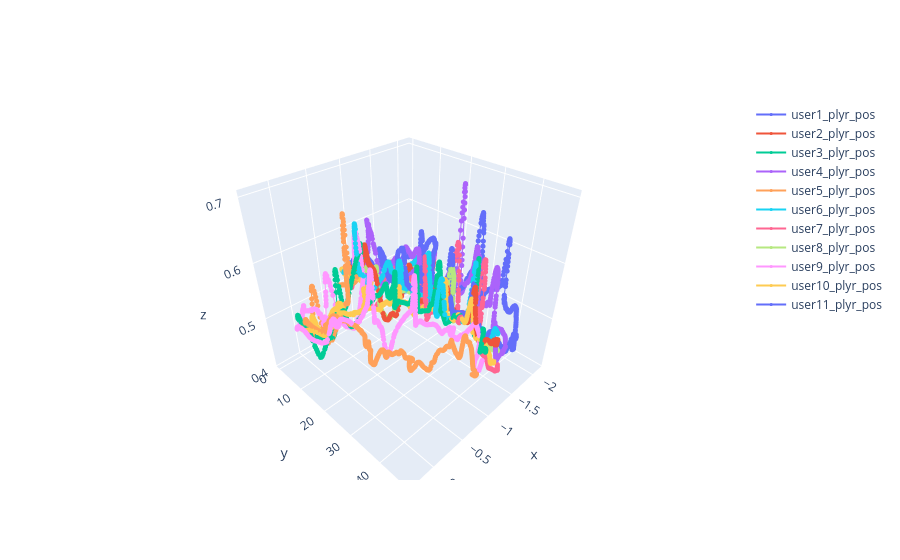
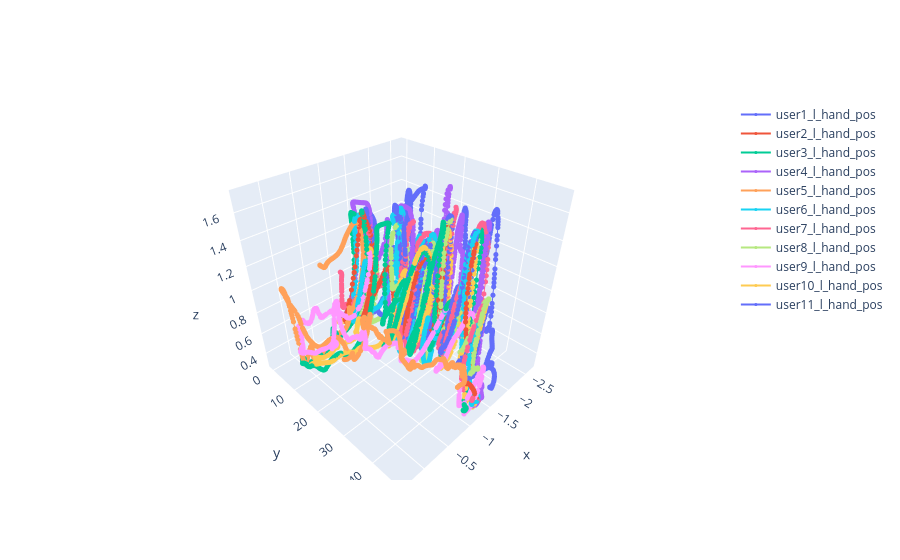

The notebook cell saved with these charts, in order:
### Code cell
import chart_studio.plotly as py
import plotly.graph_objs as go

import numpy as np



def mainGraph(df, colname,  frameToSkip = -1):
    fig = go.Figure()
    for userID in df['userID']:
        filterDf = df[(df['userID'] == userID)]
        
        walkPath = filterDf[colname].values[0]
        if(frameToSkip != -1):
            walkPath = walkPath[::frameToSkip]
        
        traceName = f'user{str(userID)}'
        #distance, velocities, acceleration = CalDistVelAcc(row['plyr_pos'], 20)
        x_coords = list(map(lambda pos: pos[0], walkPath))
        y_coords = list(map(lambda pos: pos[1], walkPath))
        z_coords = list(map(lambda pos: pos[2], walkPath))
        
        #print(z_coords)
        trace = go.Scatter3d(
            x =  x_coords,
            y =  z_coords,
            z = y_coords,
            name =  f'{traceName}_{colname}',
            #legendgroup=f'group_{str(userID)}_turn{turn}',
            marker=dict(size=3, colorscale = 'Picnic'),
        )

        fig.add_trace(trace)
    fig.show()
mainGraph(pdf2, 'plyr_pos')
mainGraph(pdf2, 'l_hand_pos')

### Figure 1 — Plotly figure (JSON) as saved in the notebook; plotly's stock layout.template omitted (floating-point values rounded to 4 significant figures; data arrays with more than 128 entries replaced by an {"elided": "..."} marker saying what was removed)
{"data": [{"marker": {"colorscale": [[0, "rgb(0,0,255)"], [0.1, "rgb(51,153,255)"], [0.2, "rgb(102,204,255)"], [0.3, "rgb(153,204,255)"], [0.4, "rgb(204,204,255)"], [0.5, "rgb(255,255,255)"], [0.6, "rgb(255,204,255)"], [0.7, "rgb(255,153,255)"], [0.8, "rgb(255,102,204)"], [0.9, "rgb(255,102,102)"], [1, "rgb(255,0,0)"]], "size": 3}, "name": "user1_plyr_pos", "type": "scatter3d", "x": {"elided": "1035 float values"}, "y": {"elided": "1035 float values"}, "z": {"elided": "1035 float values"}}, {"marker": {"colorscale": [[0, "rgb(0,0,255)"], [0.1, "rgb(51,153,255)"], [0.2, "rgb(102,204,255)"], [0.3, "rgb(153,204,255)"], [0.4, "rgb(204,204,255)"], [0.5, "rgb(255,255,255)"], [0.6, "rgb(255,204,255)"], [0.7, "rgb(255,153,255)"], [0.8, "rgb(255,102,204)"], [0.9, "rgb(255,102,102)"], [1, "rgb(255,0,0)"]], "size": 3}, "name": "user2_plyr_pos", "type": "scatter3d", "x": {"elided": "1395 float values"}, "y": {"elided": "1395 float values"}, "z": {"elided": "1395 float values"}}, {"marker": {"colorscale": [[0, "rgb(0,0,255)"], [0.1, "rgb(51,153,255)"], [0.2, "rgb(102,204,255)"], [0.3, "rgb(153,204,255)"], [0.4, "rgb(204,204,255)"], [0.5, "rgb(255,255,255)"], [0.6, "rgb(255,204,255)"], [0.7, "rgb(255,153,255)"], [0.8, "rgb(255,102,204)"], [0.9, "rgb(255,102,102)"], [1, "rgb(255,0,0)"]], "size": 3}, "name": "user3_plyr_pos", "type": "scatter3d", "x": {"elided": "1093 float values"}, "y": {"elided": "1093 float values"}, "z": {"elided": "1093 float values"}}, {"marker": {"colorscale": [[0, "rgb(0,0,255)"], [0.1, "rgb(51,153,255)"], [0.2, "rgb(102,204,255)"], [0.3, "rgb(153,204,255)"], [0.4, "rgb(204,204,255)"], [0.5, "rgb(255,255,255)"], [0.6, "rgb(255,204,255)"], [0.7, "rgb(255,153,255)"], [0.8, "rgb(255,102,204)"], [0.9, "rgb(255,102,102)"], [1, "rgb(255,0,0)"]], "size": 3}, "name": "user4_plyr_pos", "type": "scatter3d", "x": {"elided": "2237 float values"}, "y": {"elided": "2237 float values"}, "z": {"elided": "2237 float values"}}, {"marker": {"colorscale": [[0, "rgb(0,0,255)"], [0.1, "rgb(51,153,255)"], [0.2, "rgb(102,204,255)"], [0.3, "rgb(153,204,255)"], [0.4, "rgb(204,204,255)"], [0.5, "rgb(255,255,255)"], [0.6, "rgb(255,204,255)"], [0.7, "rgb(255,153,255)"], [0.8, "rgb(255,102,204)"], [0.9, "rgb(255,102,102)"], [1, "rgb(255,0,0)"]], "size": 3}, "name": "user5_plyr_pos", "type": "scatter3d", "x": {"elided": "1407 float values"}, "y": {"elided": "1407 float values"}, "z": {"elided": "1407 float values"}}, {"marker": {"colorscale": [[0, "rgb(0,0,255)"], [0.1, "rgb(51,153,255)"], [0.2, "rgb(102,204,255)"], [0.3, "rgb(153,204,255)"], [0.4, "rgb(204,204,255)"], [0.5, "rgb(255,255,255)"], [0.6, "rgb(255,204,255)"], [0.7, "rgb(255,153,255)"], [0.8, "rgb(255,102,204)"], [0.9, "rgb(255,102,102)"], [1, "rgb(255,0,0)"]], "size": 3}, "name": "user6_plyr_pos", "type": "scatter3d", "x": {"elided": "938 float values"}, "y": {"elided": "938 float values"}, "z": {"elided": "938 float values"}}, {"marker": {"colorscale": [[0, "rgb(0,0,255)"], [0.1, "rgb(51,153,255)"], [0.2, "rgb(102,204,255)"], [0.3, "rgb(153,204,255)"], [0.4, "rgb(204,204,255)"], [0.5, "rgb(255,255,255)"], [0.6, "rgb(255,204,255)"], [0.7, "rgb(255,153,255)"], [0.8, "rgb(255,102,204)"], [0.9, "rgb(255,102,102)"], [1, "rgb(255,0,0)"]], "size": 3}, "name": "user7_plyr_pos", "type": "scatter3d", "x": {"elided": "2067 float values"}, "y": {"elided": "2067 float values"}, "z": {"elided": "2067 float values"}}, {"marker": {"colorscale": [[0, "rgb(0,0,255)"], [0.1, "rgb(51,153,255)"], [0.2, "rgb(102,204,255)"], [0.3, "rgb(153,204,255)"], [0.4, "rgb(204,204,255)"], [0.5, "rgb(255,255,255)"], [0.6, "rgb(255,204,255)"], [0.7, "rgb(255,153,255)"], [0.8, "rgb(255,102,204)"], [0.9, "rgb(255,102,102)"], [1, "rgb(255,0,0)"]], "size": 3}, "name": "user8_plyr_pos", "type": "scatter3d", "x": {"elided": "2770 float values"}, "y": {"elided": "2770 float values"}, "z": {"elided": "2770 float values"}}, {"marker": {"colorscale": [[0, "rgb(0,0,255)"], [0.1, "rgb(51,153,255)"], [0.2, "rgb(102,204,255)"], [0.3, "rgb(153,204,255)"], [0.4, "rgb(204,204,255)"], [0.5, "rgb(255,255,255)"], [0.6, "rgb(255,204,255)"], [0.7, "rgb(255,153,255)"], [0.8, "rgb(255,102,204)"], [0.9, "rgb(255,102,102)"], [1, "rgb(255,0,0)"]], "size": 3}, "name": "user9_plyr_pos", "type": "scatter3d", "x": {"elided": "4005 float values"}, "y": {"elided": "4005 float values"}, "z": {"elided": "4005 float values"}}, {"marker": {"colorscale": [[0, "rgb(0,0,255)"], [0.1, "rgb(51,153,255)"], [0.2, "rgb(102,204,255)"], [0.3, "rgb(153,204,255)"], [0.4, "rgb(204,204,255)"], [0.5, "rgb(255,255,255)"], [0.6, "rgb(255,204,255)"], [0.7, "rgb(255,153,255)"], [0.8, "rgb(255,102,204)"], [0.9, "rgb(255,102,102)"], [1, "rgb(255,0,0)"]], "size": 3}, "name": "user10_plyr_pos", "type": "scatter3d", "x": {"elided": "5296 float values"}, "y": {"elided": "5296 float values"}, "z": {"elided": "5296 float values"}}, {"marker": {"colorscale": [[0, "rgb(0,0,255)"], [0.1, "rgb(51,153,255)"], [0.2, "rgb(102,204,255)"], [0.3, "rgb(153,204,255)"], [0.4, "rgb(204,204,255)"], [0.5, "rgb(255,255,255)"], [0.6, "rgb(255,204,255)"], [0.7, "rgb(255,153,255)"], [0.8, "rgb(255,102,204)"], [0.9, "rgb(255,102,102)"], [1, "rgb(255,0,0)"]], "size": 3}, "name": "user11_plyr_pos", "type": "scatter3d", "x": {"elided": "6301 float values"}, "y": {"elided": "6301 float values"}, "z": {"elided": "6301 float values"}}], "layout": {}}

### Figure 2 — Plotly figure (JSON) as saved in the notebook; plotly's stock layout.template omitted (floating-point values rounded to 4 significant figures; data arrays with more than 128 entries replaced by an {"elided": "..."} marker saying what was removed)
{"data": [{"marker": {"colorscale": [[0, "rgb(0,0,255)"], [0.1, "rgb(51,153,255)"], [0.2, "rgb(102,204,255)"], [0.3, "rgb(153,204,255)"], [0.4, "rgb(204,204,255)"], [0.5, "rgb(255,255,255)"], [0.6, "rgb(255,204,255)"], [0.7, "rgb(255,153,255)"], [0.8, "rgb(255,102,204)"], [0.9, "rgb(255,102,102)"], [1, "rgb(255,0,0)"]], "size": 3}, "name": "user1_l_hand_pos", "type": "scatter3d", "x": {"elided": "1035 float values"}, "y": {"elided": "1035 float values"}, "z": {"elided": "1035 float values"}}, {"marker": {"colorscale": [[0, "rgb(0,0,255)"], [0.1, "rgb(51,153,255)"], [0.2, "rgb(102,204,255)"], [0.3, "rgb(153,204,255)"], [0.4, "rgb(204,204,255)"], [0.5, "rgb(255,255,255)"], [0.6, "rgb(255,204,255)"], [0.7, "rgb(255,153,255)"], [0.8, "rgb(255,102,204)"], [0.9, "rgb(255,102,102)"], [1, "rgb(255,0,0)"]], "size": 3}, "name": "user2_l_hand_pos", "type": "scatter3d", "x": {"elided": "1395 float values"}, "y": {"elided": "1395 float values"}, "z": {"elided": "1395 float values"}}, {"marker": {"colorscale": [[0, "rgb(0,0,255)"], [0.1, "rgb(51,153,255)"], [0.2, "rgb(102,204,255)"], [0.3, "rgb(153,204,255)"], [0.4, "rgb(204,204,255)"], [0.5, "rgb(255,255,255)"], [0.6, "rgb(255,204,255)"], [0.7, "rgb(255,153,255)"], [0.8, "rgb(255,102,204)"], [0.9, "rgb(255,102,102)"], [1, "rgb(255,0,0)"]], "size": 3}, "name": "user3_l_hand_pos", "type": "scatter3d", "x": {"elided": "1093 float values"}, "y": {"elided": "1093 float values"}, "z": {"elided": "1093 float values"}}, {"marker": {"colorscale": [[0, "rgb(0,0,255)"], [0.1, "rgb(51,153,255)"], [0.2, "rgb(102,204,255)"], [0.3, "rgb(153,204,255)"], [0.4, "rgb(204,204,255)"], [0.5, "rgb(255,255,255)"], [0.6, "rgb(255,204,255)"], [0.7, "rgb(255,153,255)"], [0.8, "rgb(255,102,204)"], [0.9, "rgb(255,102,102)"], [1, "rgb(255,0,0)"]], "size": 3}, "name": "user4_l_hand_pos", "type": "scatter3d", "x": {"elided": "2237 float values"}, "y": {"elided": "2237 float values"}, "z": {"elided": "2237 float values"}}, {"marker": {"colorscale": [[0, "rgb(0,0,255)"], [0.1, "rgb(51,153,255)"], [0.2, "rgb(102,204,255)"], [0.3, "rgb(153,204,255)"], [0.4, "rgb(204,204,255)"], [0.5, "rgb(255,255,255)"], [0.6, "rgb(255,204,255)"], [0.7, "rgb(255,153,255)"], [0.8, "rgb(255,102,204)"], [0.9, "rgb(255,102,102)"], [1, "rgb(255,0,0)"]], "size": 3}, "name": "user5_l_hand_pos", "type": "scatter3d", "x": {"elided": "1407 float values"}, "y": {"elided": "1407 float values"}, "z": {"elided": "1407 float values"}}, {"marker": {"colorscale": [[0, "rgb(0,0,255)"], [0.1, "rgb(51,153,255)"], [0.2, "rgb(102,204,255)"], [0.3, "rgb(153,204,255)"], [0.4, "rgb(204,204,255)"], [0.5, "rgb(255,255,255)"], [0.6, "rgb(255,204,255)"], [0.7, "rgb(255,153,255)"], [0.8, "rgb(255,102,204)"], [0.9, "rgb(255,102,102)"], [1, "rgb(255,0,0)"]], "size": 3}, "name": "user6_l_hand_pos", "type": "scatter3d", "x": {"elided": "938 float values"}, "y": {"elided": "938 float values"}, "z": {"elided": "938 float values"}}, {"marker": {"colorscale": [[0, "rgb(0,0,255)"], [0.1, "rgb(51,153,255)"], [0.2, "rgb(102,204,255)"], [0.3, "rgb(153,204,255)"], [0.4, "rgb(204,204,255)"], [0.5, "rgb(255,255,255)"], [0.6, "rgb(255,204,255)"], [0.7, "rgb(255,153,255)"], [0.8, "rgb(255,102,204)"], [0.9, "rgb(255,102,102)"], [1, "rgb(255,0,0)"]], "size": 3}, "name": "user7_l_hand_pos", "type": "scatter3d", "x": {"elided": "2067 float values"}, "y": {"elided": "2067 float values"}, "z": {"elided": "2067 float values"}}, {"marker": {"colorscale": [[0, "rgb(0,0,255)"], [0.1, "rgb(51,153,255)"], [0.2, "rgb(102,204,255)"], [0.3, "rgb(153,204,255)"], [0.4, "rgb(204,204,255)"], [0.5, "rgb(255,255,255)"], [0.6, "rgb(255,204,255)"], [0.7, "rgb(255,153,255)"], [0.8, "rgb(255,102,204)"], [0.9, "rgb(255,102,102)"], [1, "rgb(255,0,0)"]], "size": 3}, "name": "user8_l_hand_pos", "type": "scatter3d", "x": {"elided": "2770 float values"}, "y": {"elided": "2770 float values"}, "z": {"elided": "2770 float values"}}, {"marker": {"colorscale": [[0, "rgb(0,0,255)"], [0.1, "rgb(51,153,255)"], [0.2, "rgb(102,204,255)"], [0.3, "rgb(153,204,255)"], [0.4, "rgb(204,204,255)"], [0.5, "rgb(255,255,255)"], [0.6, "rgb(255,204,255)"], [0.7, "rgb(255,153,255)"], [0.8, "rgb(255,102,204)"], [0.9, "rgb(255,102,102)"], [1, "rgb(255,0,0)"]], "size": 3}, "name": "user9_l_hand_pos", "type": "scatter3d", "x": {"elided": "4005 float values"}, "y": {"elided": "4005 float values"}, "z": {"elided": "4005 float values"}}, {"marker": {"colorscale": [[0, "rgb(0,0,255)"], [0.1, "rgb(51,153,255)"], [0.2, "rgb(102,204,255)"], [0.3, "rgb(153,204,255)"], [0.4, "rgb(204,204,255)"], [0.5, "rgb(255,255,255)"], [0.6, "rgb(255,204,255)"], [0.7, "rgb(255,153,255)"], [0.8, "rgb(255,102,204)"], [0.9, "rgb(255,102,102)"], [1, "rgb(255,0,0)"]], "size": 3}, "name": "user10_l_hand_pos", "type": "scatter3d", "x": {"elided": "5296 float values"}, "y": {"elided": "5296 float values"}, "z": {"elided": "5296 float values"}}, {"marker": {"colorscale": [[0, "rgb(0,0,255)"], [0.1, "rgb(51,153,255)"], [0.2, "rgb(102,204,255)"], [0.3, "rgb(153,204,255)"], [0.4, "rgb(204,204,255)"], [0.5, "rgb(255,255,255)"], [0.6, "rgb(255,204,255)"], [0.7, "rgb(255,153,255)"], [0.8, "rgb(255,102,204)"], [0.9, "rgb(255,102,102)"], [1, "rgb(255,0,0)"]], "size": 3}, "name": "user11_l_hand_pos", "type": "scatter3d", "x": {"elided": "6301 float values"}, "y": {"elided": "6301 float values"}, "z": {"elided": "6301 float values"}}], "layout": {}}
